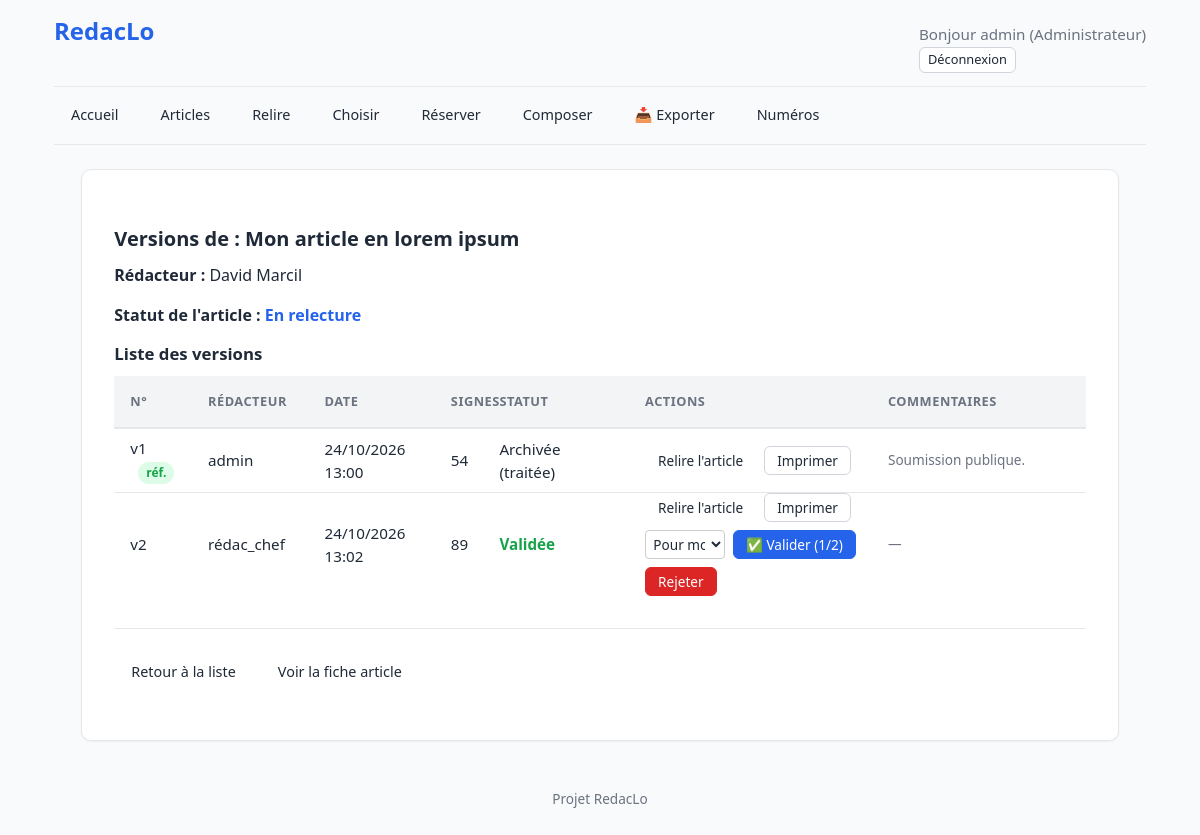
Before: /articles/13/versions/ (signed in) with the older database file.
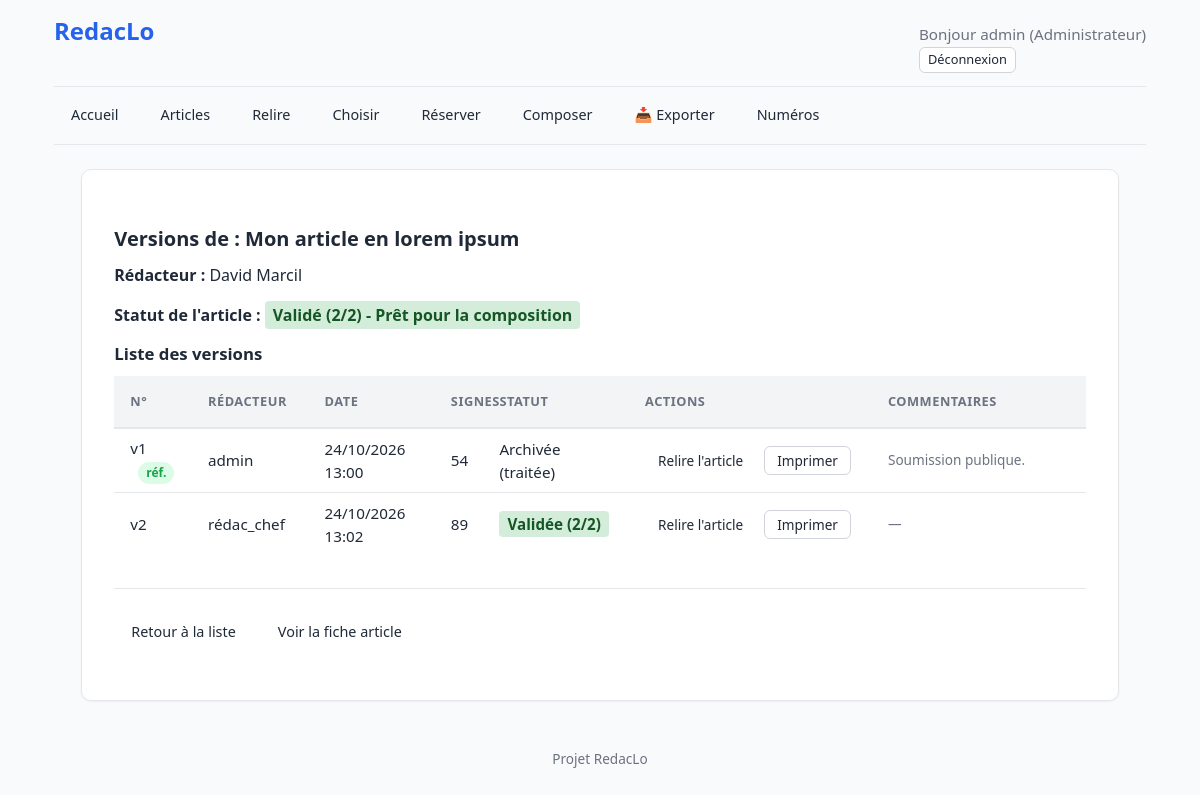
After: the same page with the newer database file.
### articles/models.py (models this page shows, shortened)
class Article(models.Model):
    STATUTS = [
        ("brouillon", "Brouillon"),
        ("soumis", "Soumis"),
        ("en_relecture", "En relecture"),
        ("relu", "Relu"),
        ("revisions_demandees", "Révisions demandées"),
        ("valide", "Validé"),
        ("rejete", "Rejeté"),
        ("publie", "Publié"),
    ]
    STATUTS_SELECTION = [
        ("a_choisir", "À choisir pour le numéro"),
        ("disponible", "Disponible (dans le vivier)"),
        ("reserve", "Réservé (marronnier)"),
        ("utilise", "Utilisé (placé)"),
    ]
    TYPES_ARTICLE = [
        ("article", "Article"),
        ("breve", "Brève"),
        ("echo", "Écho"),
        ("courrier", "Courrier des lecteurs"),
        ("article_editorial", "Éditorial"),
    ]
    titre = models.CharField(max_length=200, help_text="Titre principal de l'article.")
    sur_titre = models.CharField(max_length=200, blank=True, help_text="Sur-titre de l'article.")
    type_article = models.CharField(max_length=20, choices=TYPES_ARTICLE, default="article", verbose_name="Type d'article")
    redacteur = models.ForeignKey(
        settings.AUTH_USER_MODEL,
        on_delete=models.CASCADE,
        related_name="articles_rediges",
        verbose_name="Rédacteur"
    )
    contenu = models.TextField()
    statut = models.CharField(max_length=20, choices=STATUTS, default="brouillon")
    rubrique = models.ForeignKey(
        "publications.Rubrique",
        on_delete=models.SET_NULL,
        null=True,
        blank=True,
        related_name="articles"
    )
    statut_selection = models.CharField(max_length=20, choices=STATUTS_SELECTION, default="a_choisir")
    date_creation = models.DateTimeField(auto_now_add=True)
    date_modification = models.DateTimeField(auto_now=True)
    version_reference = models.ForeignKey(
        "ArticleVersion",
        on_delete=models.SET_NULL,
        null=True,
        blank=True,
        related_name="+"
    )
    valide_1_par = models.ForeignKey(
        settings.AUTH_USER_MODEL,
        on_delete=models.SET_NULL,
        null=True,
        blank=True,
        related_name="articles_valides_1",
        verbose_name="Premier validateur"
    )
    valide_2_par = models.ForeignKey(
        settings.AUTH_USER_MODEL,
        on_delete=models.SET_NULL,
        null=True,
        blank=True,
        related_name="articles_valides_2",
        verbose_name="Second validateur"
    )
    valide_1_mandataire = models.ForeignKey(
        settings.AUTH_USER_MODEL,
        on_delete=models.SET_NULL,
        null=True,
        blank=True,
        related_name="articles_mandates_1",
        verbose_name="Premier validateur (mandataire)"
    )
    valide_2_mandataire = models.ForeignKey(
        settings.AUTH_USER_MODEL,
        on_delete=models.SET_NULL,
        null=True,
        blank=True,
        related_name="articles_mandates_2",
        verbose_name="Second validateur (mandataire)"
    )
    numero_reserve = models.ForeignKey(
        'publications.Publication',
        on_delete=models.SET_NULL,
        null=True,
        blank=True,
        related_name='articles_reserves',
        verbose_name="Réservé pour le numéro"
    )

class ArticleVersion(models.Model):
    TYPES = [
        ("redacteur", "Rédacteur"),
        ("relecture", "Relecture"),
    ]
    STATUTS = [
        ("brouillon", "Brouillon"),
        ("soumise", "Soumise (à valider)"),
        ("validee", "Validée"),
        ("rejetee", "Rejetée"),
        ("archivee", "Archivée (traitée)"),
    ]
    AVIS_CHOICES = [
        ("favorable", "Favorable"),
        ("defavorable", "Défavorable"),
    ]
    avis_relecteur = models.CharField(
        max_length=20,
        choices=AVIS_CHOICES,
        blank=True,
        null=True,
        verbose_name="Avis du relecteur"
    )
    article = models.ForeignKey(
        Article,
        on_delete=models.CASCADE,
        related_name="versions",
    )
    parent = models.ForeignKey(
        "self",
        on_delete=models.SET_NULL,
        null=True,
        blank=True,
        related_name="enfants",
    )
    numero = models.PositiveIntegerField(default=1)
    type = models.CharField(max_length=20, choices=TYPES, default="redacteur")
    contenu = models.TextField()
    modifie_par = models.ForeignKey(
        settings.AUTH_USER_MODEL,
        on_delete=models.SET_NULL,
        null=True,
        blank=True,
        related_name="versions_modifiees",
        verbose_name="Modifié par"
    )
    commentaire = models.TextField(blank=True)
    statut = models.CharField(
        max_length=20,
        choices=STATUTS,
        default="brouillon",
    )
    commentaire_validation = models.TextField(
        blank=True,
        help_text="Commentaire de l'éditeur en cas de rejet.",
    )
    date = models.DateTimeField(auto_now_add=True)
    class Meta:
        ordering = ["-date"]
    def nombre_signes(self):
        import re
        texte = re.sub(r"\s+", " ", self.contenu).strip()
        return len(texte)

### accounts/models.py (models this page shows, shortened)
class User(AbstractUser):
    ROLES = [
        ("admin", "Administrateur"),
        ("editeur", "Éditeur"),
        ("membre_redaction", "Membre de la rédaction"),
        ("redacteur", "Rédacteur"),
    ]
    COULEURS = [
        ("bleu", "Bleu"), ("violet", "Violet"), ("gris", "Gris ardoise"),
        ("marine", "Bleu marine"), ("orangefonce", "Orange foncé"),
        ("marron", "Marron"), ("rouge", "Rouge"), ("vert", "Vert"),
    ]
    role = models.CharField(max_length=20, choices=ROLES, default="redacteur")
    couleur = models.CharField(max_length=20, choices=COULEURS, default="bleu")
    signature_defaut = models.CharField(
        max_length=100,
        blank=True,
        help_text="Ex: 'Correspondant LO'. Laisser vide pour utiliser le Prénom Nom."
    )
    couleur = models.CharField(
        max_length=20,
        choices=COULEURS,
        default="bleu",
        help_text="Couleur utilisée pour ses annotations dans les articles.",
    )
    def get_signature(self):
        if self.signature_defaut:
            return self.signature_defaut
        if self.get_full_name():
            return self.get_full_name()
        return self.username

### articles/views/relecture.py (the view)
# urls.py: path("<int:pk>/versions/", views.liste_versions, name="liste_versions"),
@role_required("editeur", "membre_redaction", "admin")
def liste_versions(request, pk):
    article = get_object_or_404(Article, pk=pk)
    versions = [
        v for v in article.versions.select_related("parent", "modifie_par").exclude(numero=0).order_by("numero")
        if not (v.statut == "brouillon" and v.enfants.exists())
    ]
    versions_comparables = article.versions.filter(type="relecture", statut__in=["soumise", "validee"]).count()
    peut_comparer = versions_comparables >= 2
    editeurs = User.objects.filter(role__in=["editeur", "membre_redaction", "admin"]).exclude(pk=request.user.pk)
    return render(request, "articles/liste_versions.html", {
            "article": article,
            "versions": versions,
            "version_reference": article.version_reference,
            "peut_comparer": peut_comparer,
            "editeurs": editeurs,
    })

### core/context_processors.py (called while the page is built)
def notifications_non_lues(request):
    if not request.user.is_authenticated:
        return {"notifications_non_lues": 0}
    count = Notification.objects.filter(
        destinataire=request.user,
        lue=False,
    ).count()
    return {"notifications_non_lues": count}

### templates/articles/liste_versions.html (shortened to what the changed rows need)
{% extends "base.html" %}
{% block contenu %}
    <h2>Versions de : {{ article.titre }}</h2>
    <p><strong>Rédacteur :</strong> {{ article.redacteur.get_signature }}</p>
    <p><strong>Statut de l'article :</strong>
        {% if article.statut == 'valide_1_fois' %}
            <span class="badge" style="background-color: #fff3cd; color: #856404; padding: 0.2rem 0.5rem; border-radius: 4px; font-weight: bold;">
                Validé (1/2) - En attente du 2ème éditeur
            </span>
        {% elif article.statut == 'relu' %}
            <span class="badge" style="background-color: #e1bee7; color: #4a148c; padding: 0.2rem 0.5rem; border-radius: 4px; font-weight: bold;">
                Relu (à trancher)
            </span>
        {% elif article.statut == 'valide' %}
            <span class="badge" style="background-color: #d4edda; color: #155724; padding: 0.2rem 0.5rem; border-radius: 4px; font-weight: bold;">
                Validé (2/2) - Prêt pour la composition
            </span>
        {% else %}
            <span class="statut-{{ article.statut }}">{{ article.get_statut_display }}</span>
        {% endif %}
    </p>
    <h3>Liste des versions</h3>
    {% if versions %}
        <table class="table-liste table-responsive-cards">
            <thead>
                <tr>
                    <th style="width: 8%; text-align: left;">N°</th>
                    <th style="width: 12%; text-align: left;">Rédacteur</th>
                    <th style="width: 13%; text-align: left;">Date</th>
                    <th style="width: 5%; text-align: left;">Signes</th>
                    <th style="width: 15%; text-align: left;">Statut</th>
                    <th style="width: 25%; text-align: left;">Actions</th>
                    <th style="width: 22%; text-align: left;">Commentaires</th>
                </tr>
            </thead>
            <tbody>
                {% for v in versions %}
                    <tr>
                        <td data-label="N°" style="text-indent: 0; padding-left: 1rem; text-align: left;">
                            v{{ v.numero }}
                        </td>
                        <td data-label="Rédacteur">
                            {% if v.modifie_par %}
                                {{ v.modifie_par.username }}
                            {% else %}
                                —
                            {% endif %}
                        </td>
                        <td data-label="Date">{{ v.date|date:"d/m/Y H:i" }}</td>
                        <td data-label="Signes">{{ v.nombre_signes }}</td>
                        <td data-label="Statut">
                            {% if v.statut == "validee" and article.statut == "valide_1_fois" %}
                                <span class="badge" style="background-color: #fff3cd; color: #856404; padding: 0.2rem 0.5rem; border-radius: 4px; font-weight: bold;">
                                    Validée (1/2)
                                </span>
                            {% elif v.statut == "validee" and article.statut == "valide" %}
                                <span class="badge" style="background-color: #d4edda; color: #155724; padding: 0.2rem 0.5rem; border-radius: 4px; font-weight: bold;">
                                    Validée (2/2)
                                </span>
                            {% else %}
                                <span class="statut-{{ v.statut }}">
                                    {{ v.get_statut_display }}
                                </span>
                            {% endif %}
                        </td>
                        <td data-label="Actions">
                            <div class="actions-table" style="display: flex; flex-direction: column; gap: 0.5rem;">
                                <div style="display: flex; gap: 0.5rem;">
                                    <a href="{% url 'articles:annoter_article_avec_version' article.pk v.pk %}" class="btn btn-sm btn-ghost">Relire l'article</a>
                                    <a href="{% url 'articles:telecharger_pdf_version' article.pk v.pk %}" class="btn btn-sm btn-secondary">Imprimer</a>
                                </div>
                                {% if v.type == "relecture" and v.statut != "rejetee" and v.statut != "brouillon" %}
                                    {% if article.statut == 'relu' or article.statut == 'soumis' or article.statut == 'en_relecture' %}
                                        <div style="display: flex; gap: 0.5rem; flex-wrap: wrap;">
                                            <form method="post" action="{% url 'articles:valider_version' article.pk v.pk %}" style="display:flex; gap: 0.5rem; margin: 0;">
                                                <select name="au_nom_de" style="font-size:0.85rem; padding:0.2rem; max-width: 150px; border-radius: 4px; border: 1px solid #ccc;">
                                                    <option value="">Pour moi-même</option>
                                                </select>
                                                <button type="submit" class="btn btn-sm btn-primary">✅ Valider (1/2)</button>
                                            </form>
                                            <form method="post" action="{% url 'articles:rejeter_version' article.pk v.pk %}" style="margin: 0;" onsubmit="var c = prompt('Motif du rejet :'); if (!c) return false; this.commentaire.value = c;">
                                                <button type="submit" class="btn btn-sm btn-danger-solid">Rejeter</button>
                                            </form>
                                        </div>
                                    {% endif %}
                                {% endif %}
                            </div>
                        </td>
                        <td data-label="Commentaires" style="font-size: 0.85rem; color: var(--c-text-muted);">
                            {{ v.commentaire|default:"—" }}
                        </td>
                    </tr>
                {% endfor %}
            </tbody>
        </table>
    {% else %}
        <p>Aucune version pour cet article.</p>
    {% endif %}
    <div class="actions" style="margin-top: 2rem; border-top: 1px solid var(--c-border); padding-top: 1.5rem;">
        <a href="{% url 'reviews:a_relire' %}" class="btn btn-ghost">Retour à la liste</a>
        <a href="{% url 'articles:detail_article' article.pk %}" class="btn btn-ghost">Voir la fiche article</a>
    </div>
{% endblock %}

Changed rows visible on the page:
changed Article "Mon article en lorem ipsum": statut "En relecture" → (not shown)
shown differently, row unchanged: ArticleVersion "rédac_chef": statut "Validée" → (not shown); au_nom_de "Pour moi-même" → (not shown); text "✅ Valider (1/2) Rejeter" → "Validée (2/2)"
Other visible differences:
text now shown: "Validé (2/2) - Prêt pour la composition"
